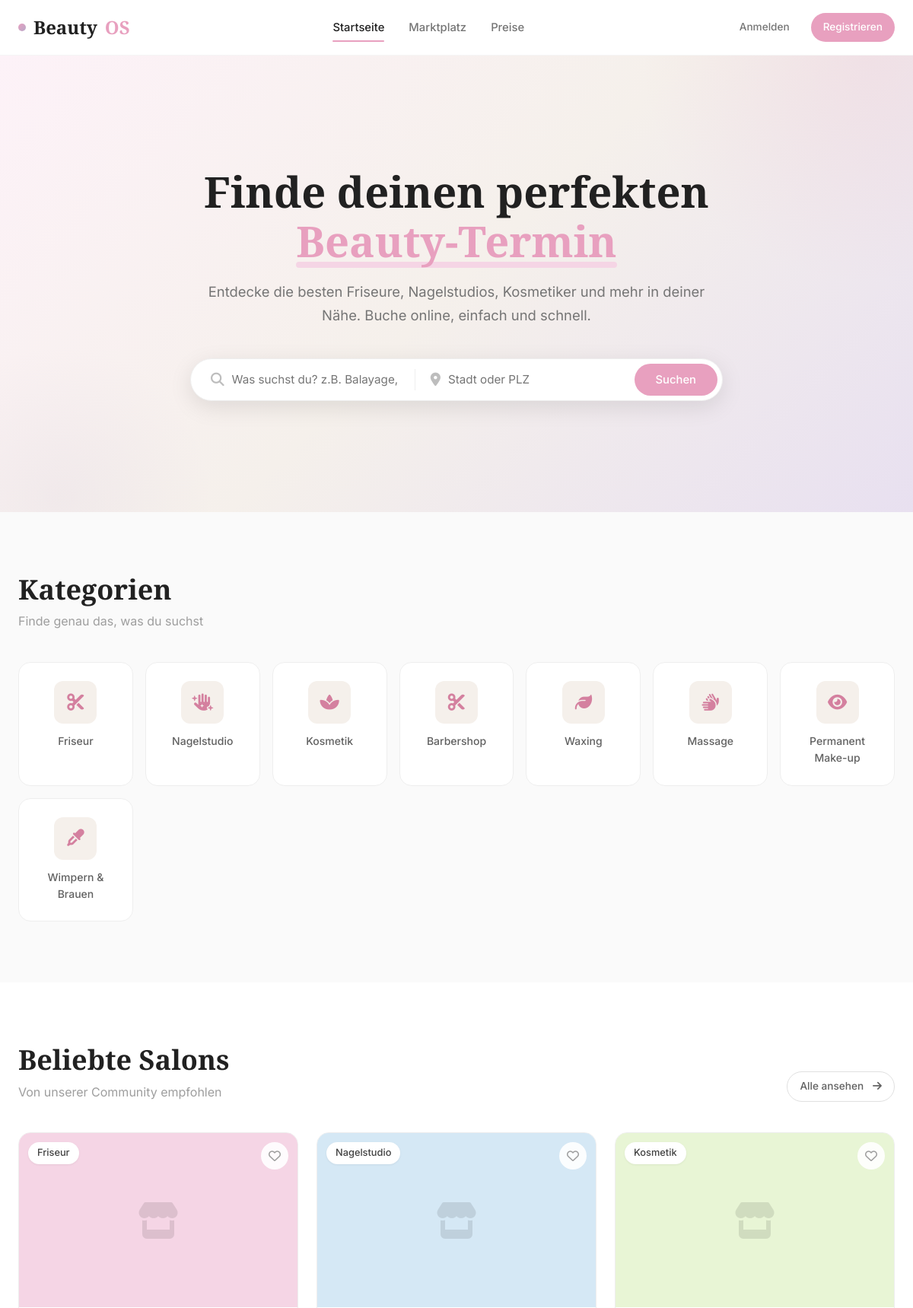
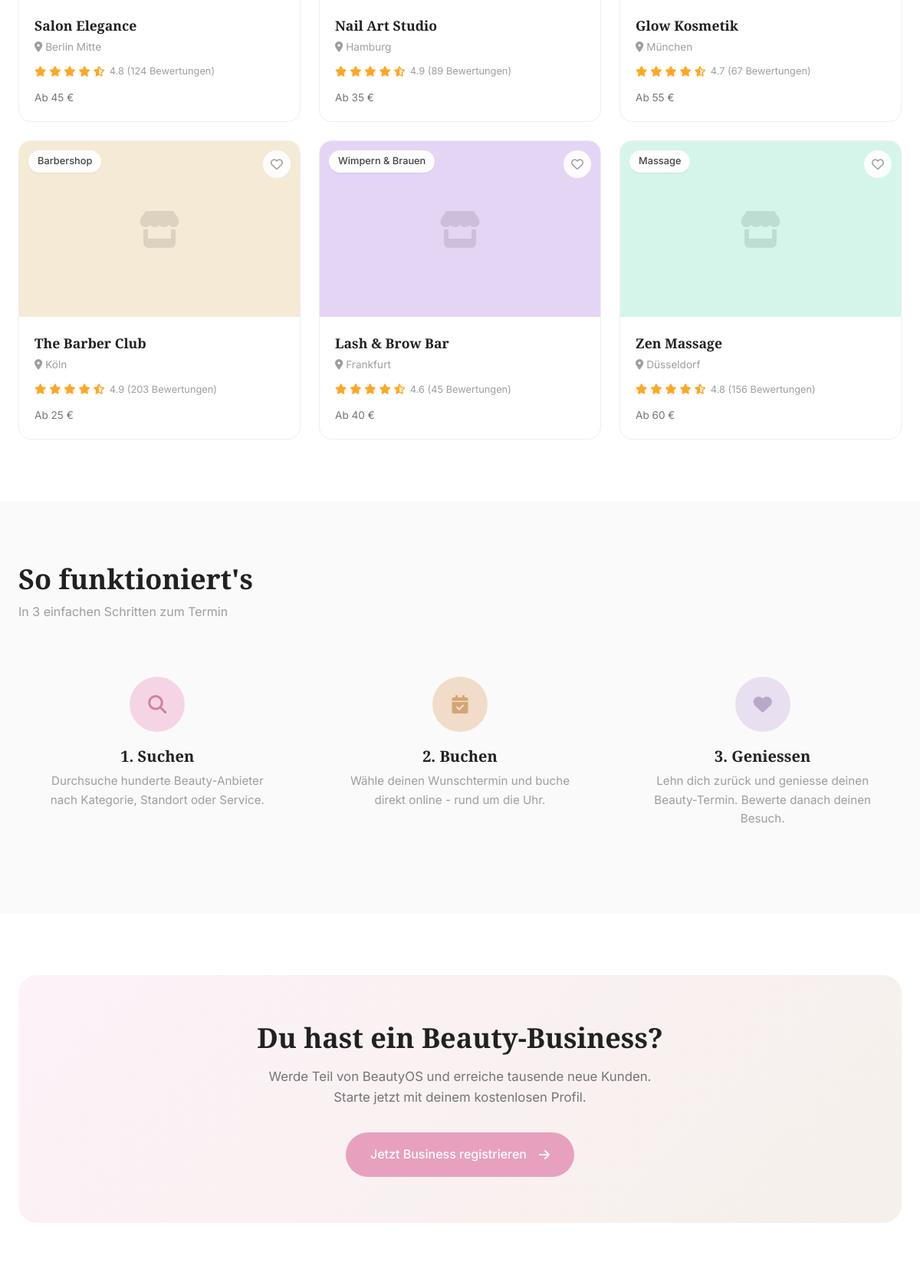
The page / (upper part) on the database its author committed (2 pictures, top to bottom).
### tables this page shows
CREATE TABLE `categories` (
    `id` INT AUTO_INCREMENT PRIMARY KEY,
    `name` VARCHAR(100) NOT NULL,
    `slug` VARCHAR(120) NOT NULL UNIQUE,
    `icon` VARCHAR(50) DEFAULT NULL,
    `description` TEXT DEFAULT NULL,
    `sort_order` INT NOT NULL DEFAULT 0,
    `created_at` DATETIME NOT NULL DEFAULT CURRENT_TIMESTAMP
);

### config/app.php (called while the page is built, shortened)
<?php
function e(string $str): string {
    return htmlspecialchars($str, ENT_QUOTES, 'UTF-8');
}

### index.php (the view, shortened to what this page needs)
<?php
require_once 'includes/header.php';
$db = getDB();
$featured = $db->query("
    SELECT b.*,
           GROUP_CONCAT(c.name) as category_names,
           COALESCE(AVG(r.rating), 0) as avg_rating,
           COUNT(DISTINCT r.id) as review_count
    FROM businesses b
    LEFT JOIN business_categories bc ON b.id = bc.business_id
    LEFT JOIN categories c ON bc.category_id = c.id
    LEFT JOIN reviews r ON b.id = r.business_id
    WHERE b.status = 'active'
    GROUP BY b.id
    ORDER BY b.is_verified DESC, b.subscription_plan_id DESC
    LIMIT 6
")->fetchAll();
$categories = $db->query("SELECT * FROM categories ORDER BY sort_order")->fetchAll();
?>
<section class="hero">
    <div class="hero-content animate-slide-up">
        <h1>Finde deinen perfekten <span class="highlight">Beauty-Termin</span></h1>
        <p>Entdecke die besten Friseure, Nagelstudios, Kosmetiker und mehr in deiner Nähe. Buche online, einfach und schnell.</p>
        <form action="/marketplace.php" method="GET" class="search-bar">
            <div class="search-bar-group">
                <i class="fas fa-search"></i>
                <input type="text" name="q" placeholder="Was suchst du? z.B. Balayage, Maniküre...">
            </div>
            <div class="search-bar-group">
                <i class="fas fa-map-marker-alt"></i>
                <input type="text" name="location" placeholder="Stadt oder PLZ">
            </div>
            <button type="submit" class="btn btn-primary">Suchen</button>
        </form>
    </div>
</section>
<section class="section" style="background: var(--gray-50);">
    <div class="container">
        <div class="section-header">
            <div>
                <h2>Kategorien</h2>
                <p>Finde genau das, was du suchst</p>
            </div>
        </div>
        <div class="categories-grid stagger">
            <?php
            $icons = [
                'friseur' => 'fa-scissors',
                'nagelstudio' => 'fa-hand-sparkles',
                'kosmetik' => 'fa-spa',
                'barbershop' => 'fa-cut',
                'waxing' => 'fa-leaf',
                'massage' => 'fa-hands',
                'permanent-makeup' => 'fa-eye',
                'wimpern-brauen' => 'fa-eye-dropper',
            ];
            foreach ($categories as $cat):
                $icon = $icons[$cat['slug']] ?? 'fa-star';
            ?>
            <a href="/marketplace.php?category=<?= e($cat['slug']) ?>" class="category-card">
                <div class="category-icon">
                    <i class="fas <?= $icon ?>"></i>
                </div>
                <span><?= e($cat['name']) ?></span>
            </a>
            <?php endforeach; ?>
        </div>
    </div>
</section>
<section class="section">
    <div class="container">
        <div class="section-header">
            <div>
                <h2>Beliebte Salons</h2>
                <p>Von unserer Community empfohlen</p>
            </div>
            <a href="/marketplace.php" class="btn btn-outline btn-sm">Alle ansehen <i class="fas fa-arrow-right" style="margin-left: 4px;"></i></a>
        </div>
        <div class="marketplace-grid stagger">
            <?php if (empty($featured)): ?>
                <?php
                $demoCards = [
                    ['name' => 'Salon Elegance', 'city' => 'Berlin Mitte', 'cat' => 'Friseur', 'rating' => 4.8, 'reviews' => 124, 'price' => 'Ab 45'],
                    ['name' => 'Nail Art Studio', 'city' => 'Hamburg', 'cat' => 'Nagelstudio', 'rating' => 4.9, 'reviews' => 89, 'price' => 'Ab 35'],
                    ['name' => 'Glow Kosmetik', 'city' => 'München', 'cat' => 'Kosmetik', 'rating' => 4.7, 'reviews' => 67, 'price' => 'Ab 55'],
                    ['name' => 'The Barber Club', 'city' => 'Köln', 'cat' => 'Barbershop', 'rating' => 4.9, 'reviews' => 203, 'price' => 'Ab 25'],
                    ['name' => 'Lash & Brow Bar', 'city' => 'Frankfurt', 'cat' => 'Wimpern & Brauen', 'rating' => 4.6, 'reviews' => 45, 'price' => 'Ab 40'],
                    ['name' => 'Zen Massage', 'city' => 'Düsseldorf', 'cat' => 'Massage', 'rating' => 4.8, 'reviews' => 156, 'price' => 'Ab 60'],
                ];
                $colors = ['#f5d5e5', '#d5e8f5', '#e8f5d5', '#f5ead5', '#e5d5f5', '#d5f5eb'];
                foreach ($demoCards as $i => $demo):
                ?>
                <div class="business-card">
                    <div class="card-image">
                        <div style="width:100%;height:100%;background:<?= $colors[$i] ?>;display:flex;align-items:center;justify-content:center;">
                            <i class="fas fa-store" style="font-size:3rem;color:rgba(0,0,0,0.1);"></i>
                        </div>
                        <span class="card-badge"><?= $demo['cat'] ?></span>
                        <button class="card-favorite"><i class="far fa-heart"></i></button>
                    </div>
                    <div class="card-body">
                        <div class="business-name"><?= $demo['name'] ?></div>
                        <div class="business-location"><i class="fas fa-map-marker-alt"></i> <?= $demo['city'] ?></div>
                        <div class="business-rating">
                            <span class="stars">
                                <?php for ($s = 0; $s < 5; $s++): ?>
                                    <i class="fas fa-star<?= $s < floor($demo['rating']) ? '' : ($s < $demo['rating'] ? '-half-alt' : '' ) ?>"></i>
                                <?php endfor; ?>
                            </span>
                            <span class="rating-text"><?= $demo['rating'] ?> (<?= $demo['reviews'] ?> Bewertungen)</span>
                        </div>
                        <div class="business-price"><?= $demo['price'] ?> &euro;</div>
                    </div>
                </div>
                <?php endforeach; ?>
            <?php endif; ?>
        </div>
    </div>
</section>
<section class="section" style="background: var(--gray-50);">
    <div class="container">
        <div class="section-header">
            <div>
                <h2>So funktioniert's</h2>
                <p>In 3 einfachen Schritten zum Termin</p>
            </div>
        </div>
        <div style="display: grid; grid-template-columns: repeat(auto-fit, minmax(250px, 1fr)); gap: 32px;" class="stagger">
            <div style="text-align: center; padding: 32px;">
                <div style="width: 72px; height: 72px; border-radius: 50%; background: var(--primary-light); display: flex; align-items: center; justify-content: center; margin: 0 auto 20px; font-size: 1.5rem; color: var(--primary-dark);">
                    <i class="fas fa-search"></i>
                </div>
                <h4 style="margin-bottom: 8px;">1. Suchen</h4>
                <p style="color: var(--gray-500); font-size: 0.95rem;">Durchsuche hunderte Beauty-Anbieter nach Kategorie, Standort oder Service.</p>
            </div>
            <div style="text-align: center; padding: 32px;">
                <div style="width: 72px; height: 72px; border-radius: 50%; background: var(--secondary-light); display: flex; align-items: center; justify-content: center; margin: 0 auto 20px; font-size: 1.5rem; color: var(--secondary);">
                    <i class="fas fa-calendar-check"></i>
                </div>
                <h4 style="margin-bottom: 8px;">2. Buchen</h4>
                <p style="color: var(--gray-500); font-size: 0.95rem;">Wähle deinen Wunschtermin und buche direkt online - rund um die Uhr.</p>
            </div>
            <div style="text-align: center; padding: 32px;">
                <div style="width: 72px; height: 72px; border-radius: 50%; background: var(--accent-light); display: flex; align-items: center; justify-content: center; margin: 0 auto 20px; font-size: 1.5rem; color: var(--accent);">
                    <i class="fas fa-heart"></i>
                </div>
                <h4 style="margin-bottom: 8px;">3. Geniessen</h4>
                <p style="color: var(--gray-500); font-size: 0.95rem;">Lehn dich zurück und geniesse deinen Beauty-Termin. Bewerte danach deinen Besuch.</p>
            </div>
        </div>
    </div>
</section>
<section class="section">
    <div class="container">
        <div style="background: linear-gradient(135deg, var(--primary-50), var(--beige)); border-radius: var(--radius-xl); padding: 60px; text-align: center;">
            <h2 style="margin-bottom: 16px;">Du hast ein Beauty-Business?</h2>
            <p style="color: var(--gray-600); max-width: 500px; margin: 0 auto 32px; font-size: 1.05rem;">Werde Teil von BeautyOS und erreiche tausende neue Kunden. Starte jetzt mit deinem kostenlosen Profil.</p>
            <a href="/register.php?type=business" class="btn btn-primary btn-lg">Jetzt Business registrieren <i class="fas fa-arrow-right" style="margin-left: 8px;"></i></a>
        </div>
    </div>
</section>
<?php require_once 'includes/footer.php'; ?>

### rows shown on the page
categories: name "Friseur"
categories: name "Nagelstudio"
categories: name "Kosmetik"
categories: name "Barbershop"
categories: name "Waxing"
categories: name "Massage"
categories: name "Permanent Make-up"
categories: name "Wimpern & Brauen"

### other values the page prints
$demo['cat'] "Friseur"
$demo['name'] "Salon Elegance"
$demo['city'] "Berlin Mitte"
$demo['rating'] "4.8"
$demo['reviews'] "124"
$demo['price'] "Ab 45"
$demo['cat'] "Nagelstudio"
$demo['name'] "Nail Art Studio"
$demo['city'] "Hamburg"
$demo['rating'] "4.9"
$demo['reviews'] "89"
$demo['price'] "Ab 35"
$demo['cat'] "Kosmetik"
$demo['name'] "Glow Kosmetik"
$demo['city'] "München"
